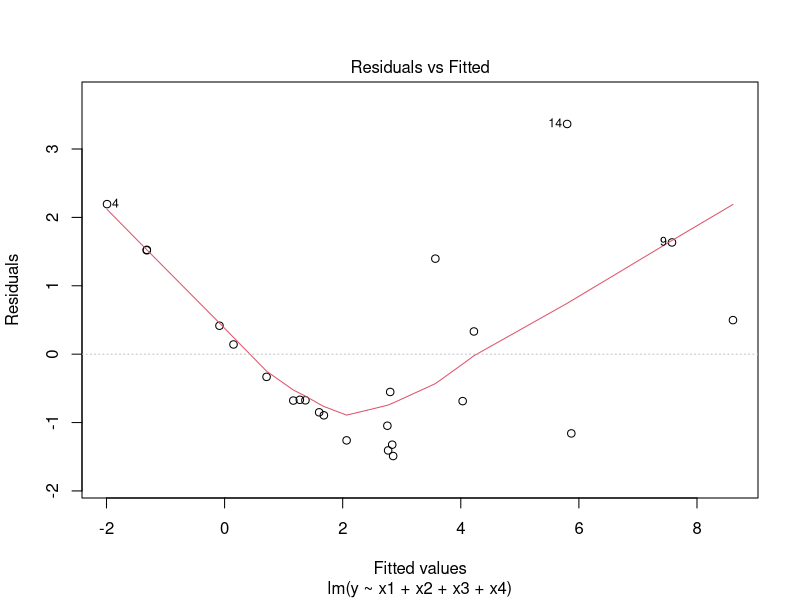
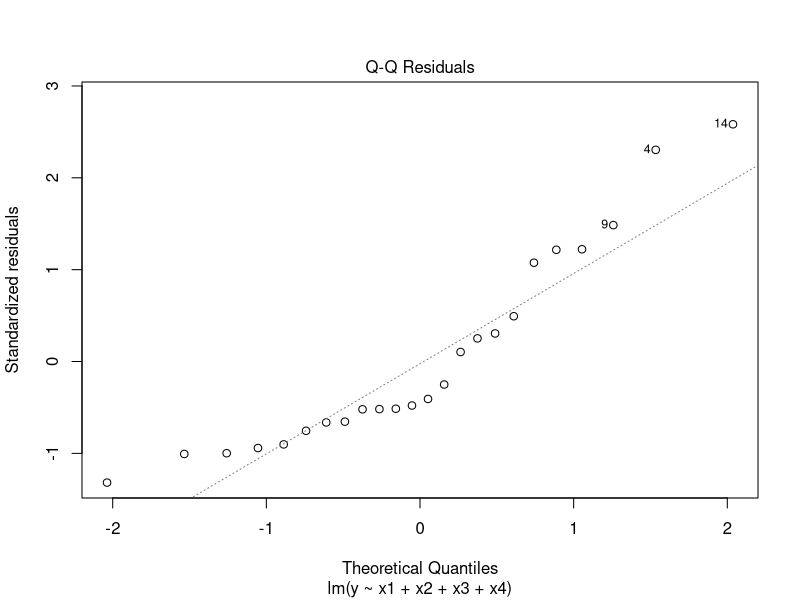
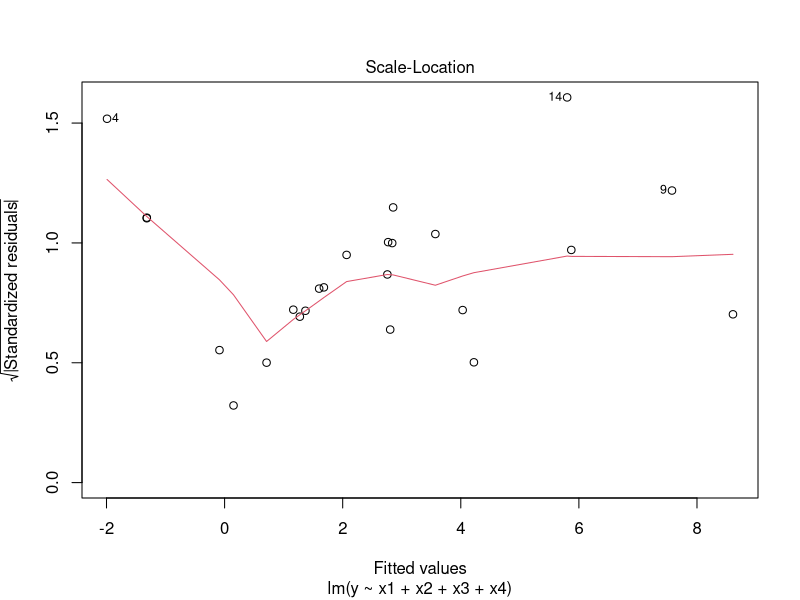
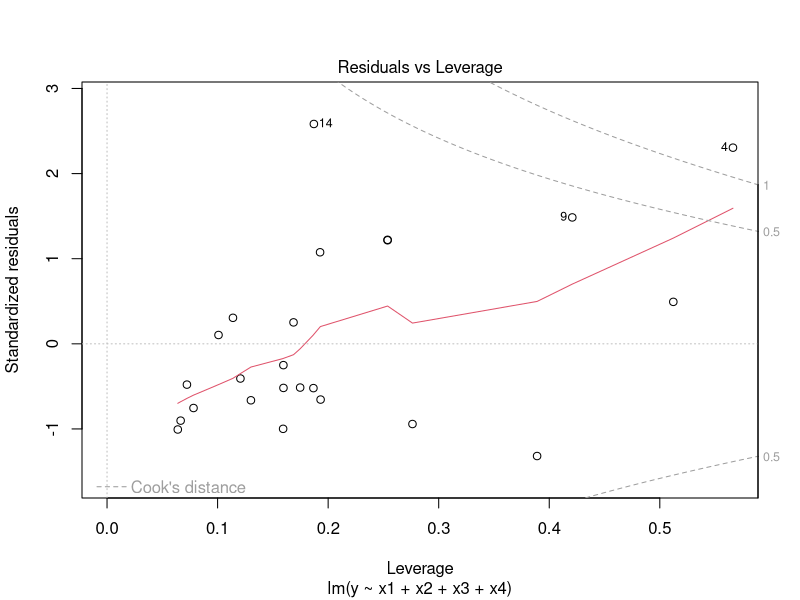
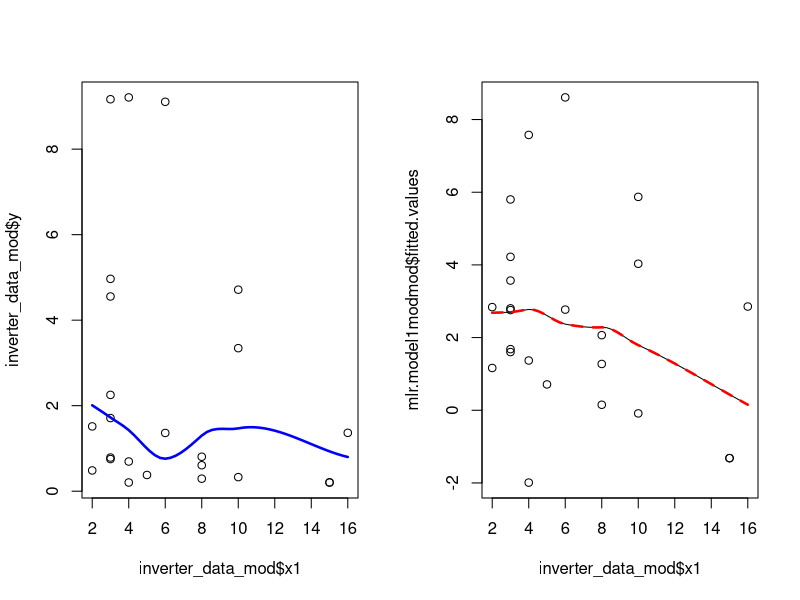
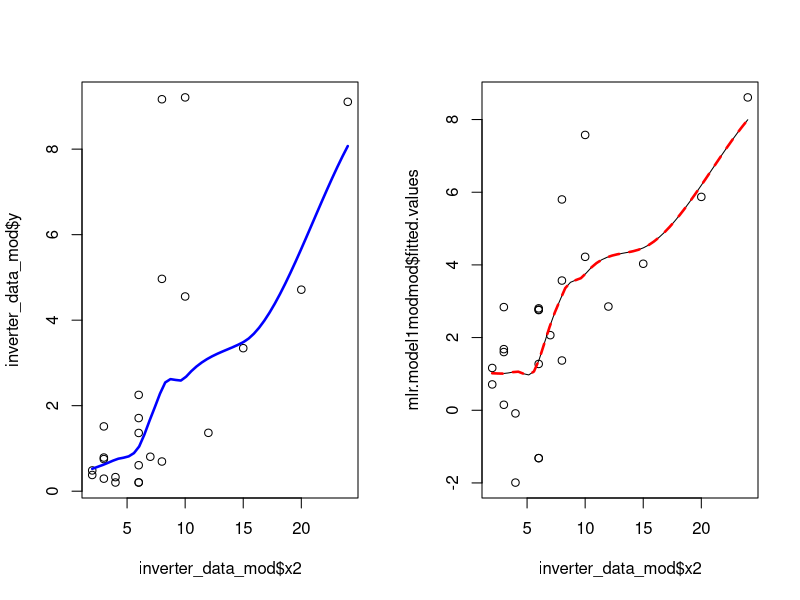
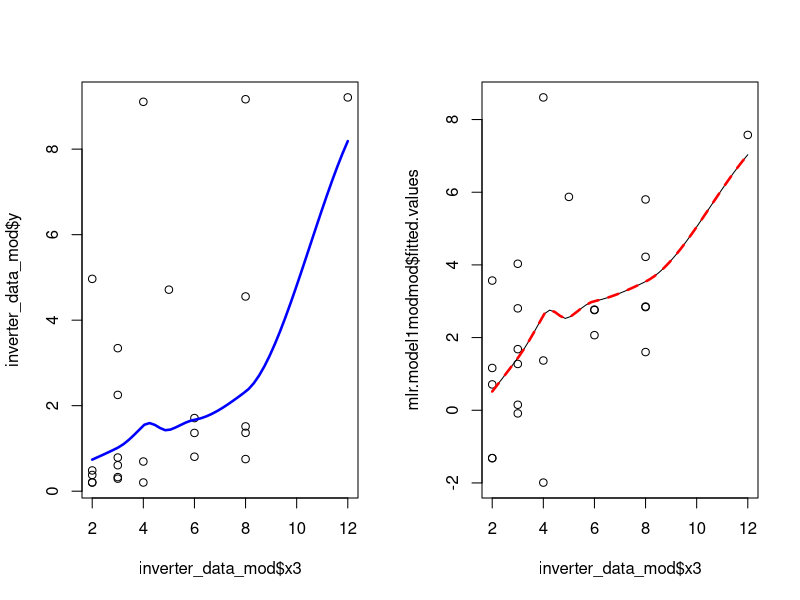
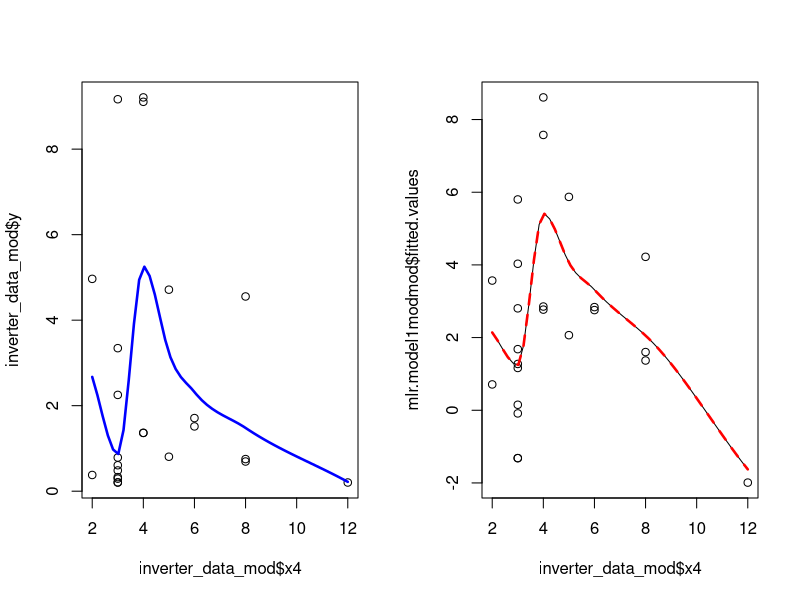

Generate these figures, in order, with R:
## ---- chunk 1
knitr::opts_chunk$set(echo = TRUE)
## ---- chunk 2
inverter_data <- read.csv("inverter.csv", row.names = 1)
head(inverter_data)
## ---- chunk 3
mlr.model1 <- lm(y~x1+x2+x3+x4+x5, data = inverter_data)
summary(mlr.model1)
## ---- chunk 4
summary(mlr.model1)
## ---- chunk 5
mlr.model1mod <- lm(y~x1+x2+x3+x4, data = inverter_data)
summary(mlr.model1mod)
## ---- chunk 6
anova(mlr.model1)
anova(mlr.model1mod)
## ---- chunk 7
rstudent(mlr.model1mod)
rstudent(mlr.model1)

## ---- chunk 8
inverter_data_mod <- inverter_data[-2, ]
inverter_data_mod
mlr.model1modmod <- lm(y ~ x1 + x2 + x3 + x4, data = inverter_data_mod)
summary(mlr.model1modmod)
## ---- chunk 9
summary(mlr.model1modmod)
## ---- chunk 10
plot(mlr.model1modmod)
## ---- chunk 11
par(mfrow=c(1,2))
plot(inverter_data_mod$x1, inverter_data_mod$y)
lines(loess.smooth(inverter_data_mod$x1, inverter_data_mod$y), lwd = 2.5, col = "blue")
scatter.smooth(inverter_data_mod$x1, mlr.model1modmod$fitted.values)
lines(loess.smooth(inverter_data_mod$x1, mlr.model1modmod$fitted.values), lwd = 2.5, col = "red", lty = 'dashed')
## ---- chunk 12
par(mfrow=c(1,2))
plot(inverter_data_mod$x2, inverter_data_mod$y)
lines(loess.smooth(inverter_data_mod$x2, inverter_data_mod$y), lwd = 2.5, col = "blue")
scatter.smooth(inverter_data_mod$x2, mlr.model1modmod$fitted.values)
lines(loess.smooth(inverter_data_mod$x2, mlr.model1modmod$fitted.values), lwd = 2.5, col = "red", lty = 'dashed')
## ---- chunk 13
par(mfrow=c(1,2))
plot(inverter_data_mod$x3, inverter_data_mod$y)
lines(loess.smooth(inverter_data_mod$x3, inverter_data_mod$y), lwd = 2.5, col = "blue")
scatter.smooth(inverter_data_mod$x3, mlr.model1modmod$fitted.values)
lines(loess.smooth(inverter_data_mod$x3, mlr.model1modmod$fitted.values), lwd = 2.5, col = "red", lty = 'dashed')
## ---- chunk 14
par(mfrow=c(1,2))
plot(inverter_data_mod$x4, inverter_data_mod$y)
lines(loess.smooth(inverter_data_mod$x4, inverter_data_mod$y), lwd = 2.5, col = "blue")
scatter.smooth(inverter_data_mod$x4, mlr.model1modmod$fitted.values)
lines(loess.smooth(inverter_data_mod$x4, mlr.model1modmod$fitted.values), lwd = 2.5, col = "red", lty = 'dashed')
